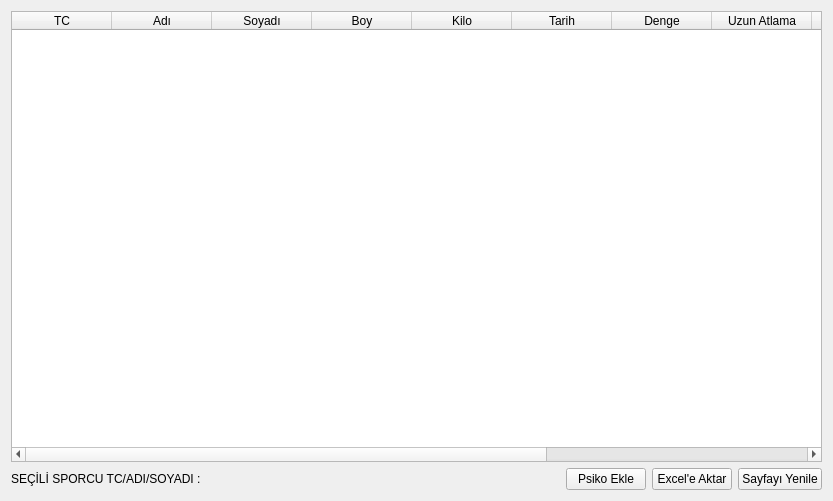
<?xml version="1.0" encoding="UTF-8"?>
<ui version="4.0">
 <class>Form</class>
 <widget class="QWidget" name="Form">
  <property name="geometry">
   <rect>
    <x>0</x>
    <y>0</y>
    <width>833</width>
    <height>501</height>
   </rect>
  </property>
  <property name="windowTitle">
   <string>Psiko Panel</string>
  </property>
  <property name="windowIcon">
   <iconset resource="../py_rc/icons.qrc">
    <normaloff>:/assets/essk.png</normaloff>:/assets/essk.png</iconset>
  </property>
  <layout class="QGridLayout" name="gridLayout">
   <item row="0" column="0">
    <layout class="QVBoxLayout" name="verticalLayout">
     <item>
      <layout class="QHBoxLayout" name="horizontalLayout_2">
       <item>
        <widget class="QTableWidget" name="tableWidget">
         <property name="mouseTracking">
          <bool>false</bool>
         </property>
         <property name="focusPolicy">
          <enum>Qt::WheelFocus</enum>
         </property>
         <property name="contextMenuPolicy">
          <enum>Qt::DefaultContextMenu</enum>
         </property>
         <property name="autoFillBackground">
          <bool>true</bool>
         </property>
         <property name="frameShape">
          <enum>QFrame::StyledPanel</enum>
         </property>
         <property name="sizeAdjustPolicy">
          <enum>QAbstractScrollArea::AdjustIgnored</enum>
         </property>
         <property name="autoScroll">
          <bool>true</bool>
         </property>
         <property name="editTriggers">
          <set>QAbstractItemView::NoEditTriggers</set>
         </property>
         <property name="dragEnabled">
          <bool>false</bool>
         </property>
         <property name="alternatingRowColors">
          <bool>false</bool>
         </property>
         <property name="verticalScrollMode">
          <enum>QAbstractItemView::ScrollPerItem</enum>
         </property>
         <property name="gridStyle">
          <enum>Qt::SolidLine</enum>
         </property>
         <property name="sortingEnabled">
          <bool>true</bool>
         </property>
         <property name="rowCount">
          <number>0</number>
         </property>
         <attribute name="horizontalHeaderCascadingSectionResizes">
          <bool>true</bool>
         </attribute>
         <attribute name="horizontalHeaderHighlightSections">
          <bool>false</bool>
         </attribute>
         <attribute name="horizontalHeaderStretchLastSection">
          <bool>true</bool>
         </attribute>
         <attribute name="verticalHeaderCascadingSectionResizes">
          <bool>false</bool>
         </attribute>
         <attribute name="verticalHeaderShowSortIndicator" stdset="0">
          <bool>false</bool>
         </attribute>
         <attribute name="verticalHeaderStretchLastSection">
          <bool>false</bool>
         </attribute>
         <column>
          <property name="text">
           <string>TC</string>
          </property>
         </column>
         <column>
          <property name="text">
           <string>Adı</string>
          </property>
         </column>
         <column>
          <property name="text">
           <string>Soyadı</string>
          </property>
         </column>
         <column>
          <property name="text">
           <string>Boy</string>
          </property>
         </column>
         <column>
          <property name="text">
           <string>Kilo</string>
          </property>
         </column>
         <column>
          <property name="text">
           <string>Tarih</string>
          </property>
         </column>
         <column>
          <property name="text">
           <string>Denge</string>
          </property>
         </column>
         <column>
          <property name="text">
           <string>Uzun Atlama</string>
          </property>
         </column>
         <column>
          <property name="text">
           <string>Dikey Sıçrama</string>
          </property>
         </column>
         <column>
          <property name="text">
           <string>Esneklik</string>
          </property>
         </column>
         <column>
          <property name="text">
           <string>30 Metre</string>
          </property>
         </column>
         <column>
          <property name="text">
           <string>100 Metre</string>
          </property>
         </column>
        </widget>
       </item>
      </layout>
     </item>
     <item>
      <layout class="QHBoxLayout" name="horizontalLayout">
       <item>
        <widget class="QLabel" name="label">
         <property name="text">
          <string>SEÇİLİ SPORCU TC/ADI/SOYADI :</string>
         </property>
        </widget>
       </item>
       <item>
        <widget class="QLabel" name="sporcutc_name_surname">
         <property name="text">
          <string/>
         </property>
        </widget>
       </item>
       <item>
        <spacer name="horizontalSpacer">
         <property name="orientation">
          <enum>Qt::Horizontal</enum>
         </property>
         <property name="sizeHint" stdset="0">
          <size>
           <width>40</width>
           <height>20</height>
          </size>
         </property>
        </spacer>
       </item>
       <item>
        <widget class="QPushButton" name="psiko_add_button">
         <property name="text">
          <string>Psiko Ekle</string>
         </property>
        </widget>
       </item>
       <item>
        <widget class="QPushButton" name="excel_aktar_button">
         <property name="text">
          <string>Excel'e Aktar</string>
         </property>
        </widget>
       </item>
       <item>
        <widget class="QPushButton" name="sayfa_yenile_button">
         <property name="text">
          <string>Sayfayı Yenile</string>
         </property>
        </widget>
       </item>
      </layout>
     </item>
    </layout>
   </item>
  </layout>
 </widget>
 <resources>
  <include location="../py_rc/icons.qrc"/>
 </resources>
 <connections/>
</ui>
